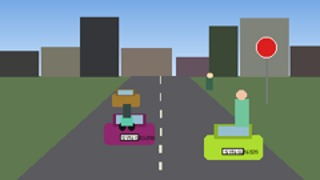
#> input picture fixtures/t02_raw_qc/images/img_00_0.jpg, 320 x 180 px, given as the content of the folder data/real/raw_clean, which was not available
$ python generate_custom_data.py
#> lines starting #> are read from the running program, lines starting #| are printed output that depends on the picture
#> in main, img is the input picture: shape (180, 320, 3); mean B, G, R 120.4, 123.1, 108.5
import os
import csv
import glob
import hashlib
import random
import cv2
import numpy as np

# Cố định seed theo quy tắc bài lab
SEED = 42
random.seed(SEED)
np.random.seed(SEED)

INPUT_DIR = "data/real/raw_clean"
OUT_IMG_DIR = "data/real/custom_t02/images"
OUT_GT_CSV = "data/real/custom_t02/ground_truth.csv"
OUT_INPUT_CSV = "data/real/custom_t02/images.csv"

os.makedirs(OUT_IMG_DIR, exist_ok=True)


def compute_sha256(filepath):
    h = hashlib.sha256()
    with open(filepath, "rb") as f:
        for chunk in iter(lambda: f.read(8192), b""):
            h.update(chunk)
    return h.hexdigest()


def apply_blur(img, severity=1):
    # severity 1: mờ vừa (kernel 11), severity 2: mờ nặng (kernel 21)
#> called with severity = 1
    ksize = 11 if severity == 1 else 21
    return cv2.GaussianBlur(img, (ksize, ksize), 0)
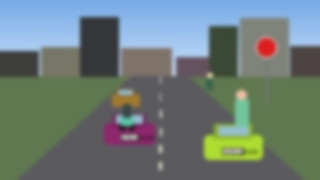
#> returned value: shape (180, 320, 3); mean of channels 0, 1, 2 120.4, 123.1, 108.5; drawn as B, G, R


def apply_dark(img, severity=1):
    # severity 1: thiếu sáng vừa (gamma/scale 0.35), severity 2: tối nặng (0.18)
#> called with severity = 1
    factor = 0.35 if severity == 1 else 0.18
#> factor = 0.35
    return np.clip(img.astype(np.float32) * factor, 0, 255).astype(np.uint8)
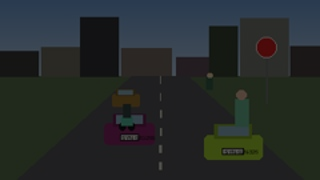
#> returned value: shape (180, 320, 3); mean of channels 0, 1, 2 41.8, 42.7, 37.5; drawn as B, G, R


def apply_glare(img, severity=1):
    # Tạo quầng sáng lóa trắng cục bộ (mô phỏng đèn pha hoặc nắng gắt)
#> called with severity = 1
    out = img.copy().astype(np.float32)
    h, w, _ = out.shape
#> h = 180; w = 320
    cx = random.randint(int(w * 0.25), int(w * 0.75))
#> cx = 86
    cy = random.randint(int(h * 0.25), int(h * 0.75))
#> cy = 80
    radius = int(min(h, w) * (0.18 if severity == 1 else 0.30))
#> radius = 32

    Y, X = np.ogrid[:h, :w]
#> Y = 180 values from 0 to 179
    dist = np.sqrt((X - cx) ** 2 + (Y - cy) ** 2)
    mask = np.clip(1.0 - (dist / radius), 0, 1) ** 1.5
    intensity = 220 if severity == 1 else 255

    for c in range(3):
        out[:, :, c] = np.clip(out[:, :, c] + mask * intensity, 0, 255)
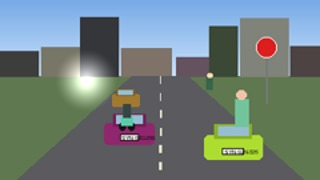
#> out: shape (180, 320, 3) float32; mean B, G, R 123.2, 125.9, 111.2
    return out.astype(np.uint8)


def main():
    raw_files = sorted(
        glob.glob(os.path.join(INPUT_DIR, "*.*"))
    )
    raw_files = [
        f for f in raw_files if f.lower().endswith((".png", ".jpg", ".jpeg"))
    ]

    if not raw_files:
        print(f"Không tìm thấy ảnh nào trong {INPUT_DIR}")
        return

    # Chia split 60% dev / 40% eval theo ảnh gốc (parent_id) để chống data leakage
    num_dev = int(len(raw_files) * 0.6)

    gt_rows = []
    input_rows = []

    for idx, filepath in enumerate(raw_files):
        img = cv2.imread(filepath)
        if img is None:
            continue

        parent_id = f"custom_{idx:02d}"
        split = "dev" if idx < num_dev else "eval"
        sev = random.choice([1, 2])  # Ngẫu nhiên mức độ lỗi nhẹ (1) hoặc nặng (2)

        variants = [
            ("clean", 0, img),
            ("blur", sev, apply_blur(img, sev)),
            ("dark", sev, apply_dark(img, sev)),
            ("glare", sev, apply_glare(img, sev)),
        ]

        for v_idx, (defect_type, severity, out_img) in enumerate(variants):
            file_id = f"{parent_id}_{v_idx}"
            filename = f"{file_id}.png"
            out_path = os.path.join(OUT_IMG_DIR, filename)

            # Lưu dạng PNG để giữ nguyên độ nét chuẩn của từng biến thể
            cv2.imwrite(out_path, out_img)
            sha = compute_sha256(out_path)

            is_defect = 1 if defect_type != "clean" else 0
            gt_rows.append(
                [file_id, parent_id, split, defect_type, severity, is_defect]
            )
            input_rows.append(
                [file_id, f"images/{filename}", parent_id, split, sha]
            )
#> this loop made 4 passes
#> after the loop, gt_rows = [['custom_00_0', 'custom_00', 'eval', 'clean', 0, 0], ['custom_00_1', 'custom_00', 'eval', 'blur', 1, 1], ['custom_00_2', 'custom_00', 'eval', 'dark', 1, 1], ['custom_00_3', 'custom_00', 'eval', 'glare', 1, 1]]; input_rows = 4 items

    # Xuất ground_truth.csv (dùng nội bộ để nhóm tự chấm điểm)
    with open(OUT_GT_CSV, "w", newline="", encoding="utf-8") as f:
        writer = csv.writer(f)
        writer.writerow(
            ["file_id", "parent_id", "split", "defect_type", "severity", "is_defect"]
        )
        writer.writerows(gt_rows)

    # Xuất images.csv (đúng format input cho pipeline)
    with open(OUT_INPUT_CSV, "w", newline="", encoding="utf-8") as f:
        writer = csv.writer(f)
        writer.writerow(["file_id", "path", "group_id", "split", "sha256"])
        writer.writerows(input_rows)

    print(f"Hoàn tất! Đã tạo {len(gt_rows)} ảnh từ {len(raw_files)} ảnh gốc.")
#| Hoàn tất! Đã tạo 4 ảnh từ 1 ảnh gốc.
    print(f"- File ảnh: {OUT_IMG_DIR}")
#| - File ảnh: data/real/custom_t02/images
    print(f"- Ground truth nội bộ: {OUT_GT_CSV}")


if __name__ == "__main__":
    main()

$ run again, on fixtures/t02_raw_qc/images/img_03_0.jpg
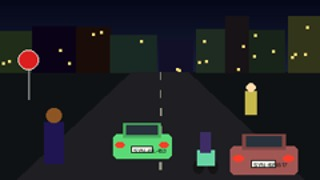
#> input picture fixtures/t02_raw_qc/images/img_03_0.jpg, 320 x 180 px, given as the content of the folder data/real/raw_clean, which was not available
#> in main, img is the input picture: shape (180, 320, 3); mean B, G, R 35.5, 33.6, 32.8
#> factor = 0.35
#> in apply_dark, `return np.clip(img.astype(np.float32) * factor, 0, 255).astype(np.uint8)`:
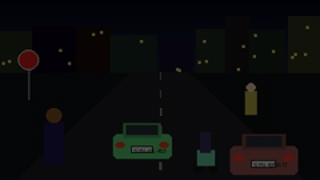
#> returned value: shape (180, 320, 3); mean of channels 0, 1, 2 12, 11.3, 10.8; drawn as B, G, R
#> after the loop in apply_glare, `for c in range(3):`:
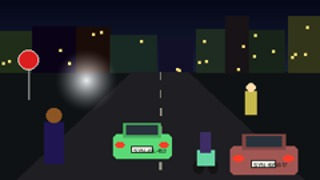
#> out: shape (180, 320, 3) float32; mean B, G, R 38.3, 36.5, 35.6
#> the loop in main, `for v_idx, (defect_type, severity, out_img) in enumerate(variants):` made 4 passes
#> (defect_type, severity, file_id, filename, is_defect) on passes 1 to 4: ('clean', 0, 'custom_00_0', 'custom_00_0.png', 0), ('blur', 1, 'custom_00_1', 'custom_00_1.png', 1), ('dark', 1, 'custom_00_2', 'custom_00_2.png', 1), ('glare', 1, 'custom_00_3', 'custom_00_3.png', 1)
#> after the loop in main, `for v_idx, (defect_type, severity, out_img) in enumerate(variants):`: gt_rows = [['custom_00_0', 'custom_00', 'eval', 'clean', 0, 0], ['custom_00_1', 'custom_00', 'eval', 'blur', 1, 1], ['custom_00_2', 'custom_00', 'eval', 'dark', 1, 1], ['custom_00_3', 'custom_00', 'eval', 'glare', 1, 1]]; input_rows = 4 items
#| Hoàn tất! Đã tạo 4 ảnh từ 1 ảnh gốc.
#| - File ảnh: data/real/custom_t02/images

$ run again, on fixtures/t02_raw_qc/images/img_05_0.jpg
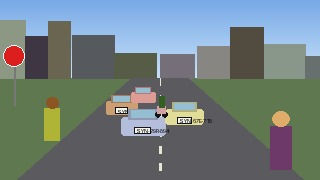
#> input picture fixtures/t02_raw_qc/images/img_05_0.jpg, 320 x 180 px, given as the content of the folder data/real/raw_clean, which was not available
#> in main, img is the input picture: shape (180, 320, 3); mean B, G, R 126.7, 125.9, 112.8
#> factor = 0.35
#> in apply_dark, `return np.clip(img.astype(np.float32) * factor, 0, 255).astype(np.uint8)`:
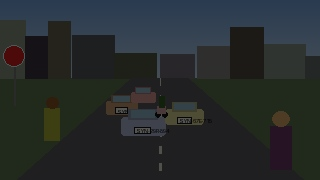
#> returned value: shape (180, 320, 3); mean of channels 0, 1, 2 44, 43.6, 39; drawn as B, G, R
#> after the loop in apply_glare, `for c in range(3):`:
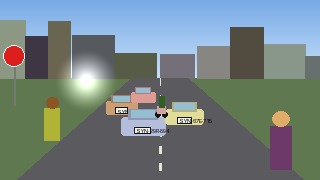
#> out: shape (180, 320, 3) float32; mean B, G, R 129.5, 128.6, 115.6
#> the loop in main, `for v_idx, (defect_type, severity, out_img) in enumerate(variants):` made 4 passes
#> (defect_type, severity, file_id, filename, is_defect) on passes 1 to 4: ('clean', 0, 'custom_00_0', 'custom_00_0.png', 0), ('blur', 1, 'custom_00_1', 'custom_00_1.png', 1), ('dark', 1, 'custom_00_2', 'custom_00_2.png', 1), ('glare', 1, 'custom_00_3', 'custom_00_3.png', 1)
#> after the loop in main, `for v_idx, (defect_type, severity, out_img) in enumerate(variants):`: gt_rows = [['custom_00_0', 'custom_00', 'eval', 'clean', 0, 0], ['custom_00_1', 'custom_00', 'eval', 'blur', 1, 1], ['custom_00_2', 'custom_00', 'eval', 'dark', 1, 1], ['custom_00_3', 'custom_00', 'eval', 'glare', 1, 1]]; input_rows = 4 items
#| Hoàn tất! Đã tạo 4 ảnh từ 1 ảnh gốc.
#| - File ảnh: data/real/custom_t02/images
